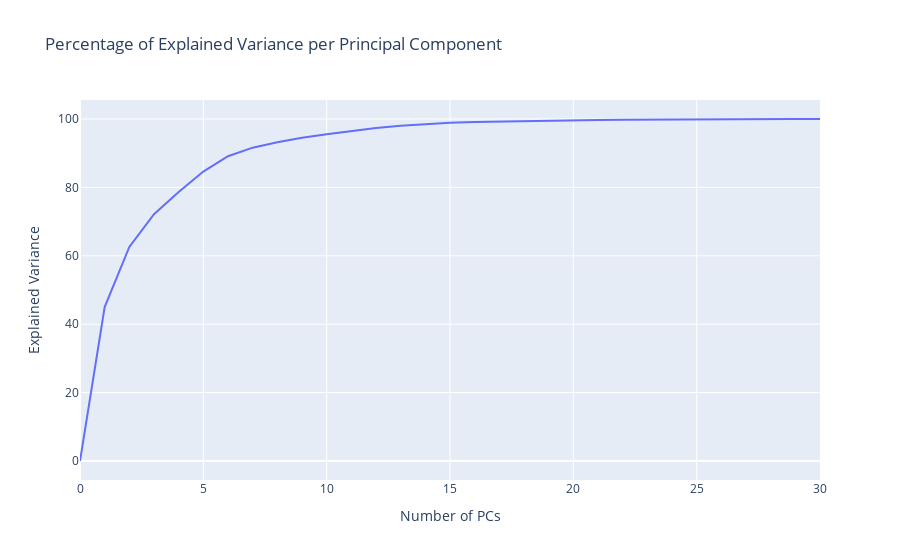

The notebook cell this image was saved under:
### Markdown cell above
##### PCA

### Code cell
# Principal Component Analysis
eda.pca_variance_plot(train_df, identifier=id_features, categorical=categorical_features, continuous=continuous_features, target="Diagnosis")

### Figure 1 — Plotly figure (JSON) as saved in the notebook; plotly's stock layout.template omitted (floating-point values rounded to 4 significant figures)
{"data": [{"type": "scatter", "y": [0, 45.03, 62.6, 72.18, 78.63, 84.64, 89.13, 91.62, 93.18, 94.49, 95.57, 96.51, 97.36, 98.06, 98.57, 98.91, 99.14, 99.3, 99.44, 99.55, 99.66, 99.74, 99.81, 99.86, 99.91, 99.94, 99.97, 99.99, 100.0, 100.0, 100]}], "layout": {"title": {"text": "Percentage of Explained Variance per Principal Component"}, "xaxis": {"range": [0, 30], "title": {"text": "Number of PCs"}}, "yaxis": {"title": {"text": "Explained Variance"}}}}
